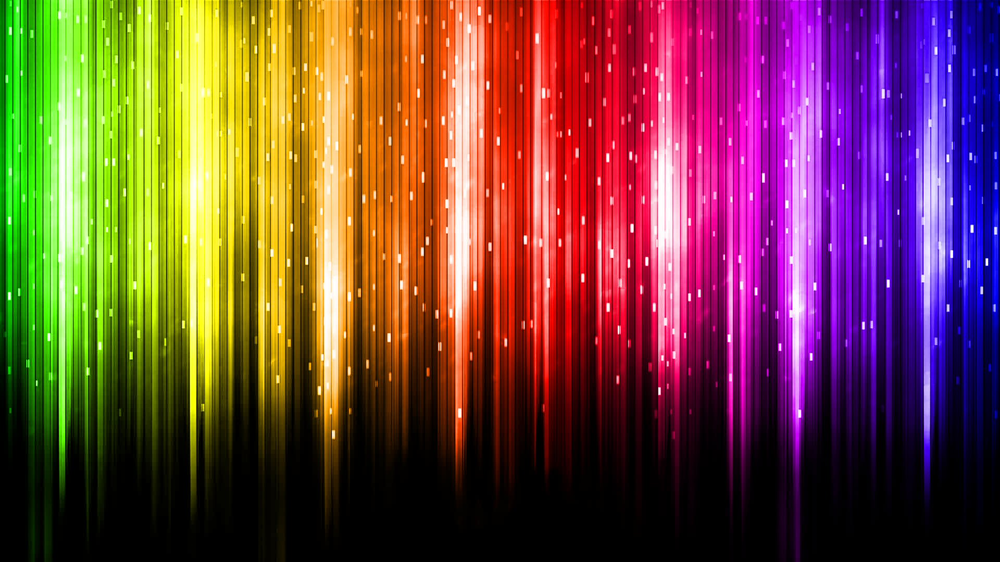
#> input picture lab02/B01.png, 1000 x 562 px, shrunk from 1920 x 1080 before the run
$ python 2.1.py
#> lines starting #> are read from the running program, lines starting #| are printed output that depends on the picture
import numpy as np
import matplotlib.pyplot as plt
import cv2


def imgToUInt8(img):
    if np.issubdtype(img.dtype, np.integer) or np.issubdtype(img.dtype, np.unsignedinteger):
        return img
    else:
        img = img * 255.0
        img = img.astype('uint8')
        return img


def imgToFloat(img):
    if np.issubdtype(img.dtype, np.floating):
        return img
    else:
        img = img / 255.0
        return img


img1 = cv2.imread('B01.png')
#> img1 is the input picture: shape (562, 1000, 3); mean B, G, R 62, 69.8, 117
img1 = cv2.cvtColor(img1, cv2.COLOR_BGR2RGB)
plt.imshow(img1)
plt.show()

R = img1[:, :, 0]
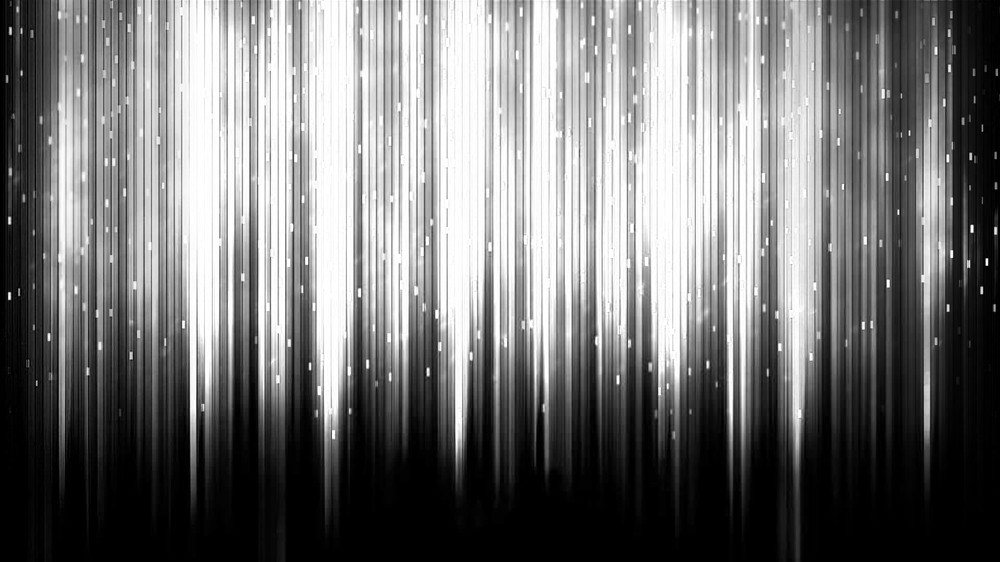
#> R: shape (562, 1000); min 0, max 255, mean 117
G = img1[:, :, 1]
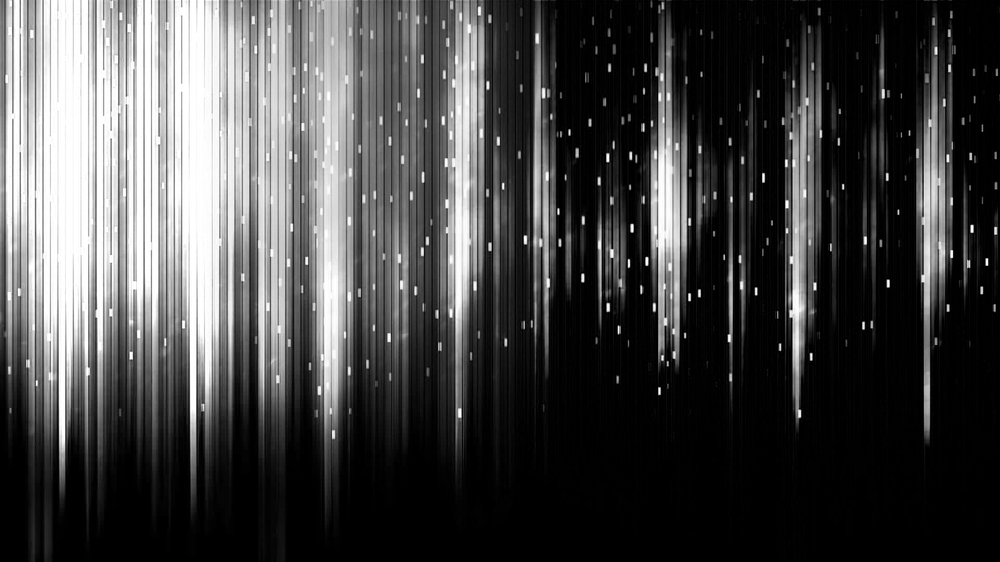
#> G: shape (562, 1000); min 0, max 255, mean 69.8
B = img1[:, :, 2]
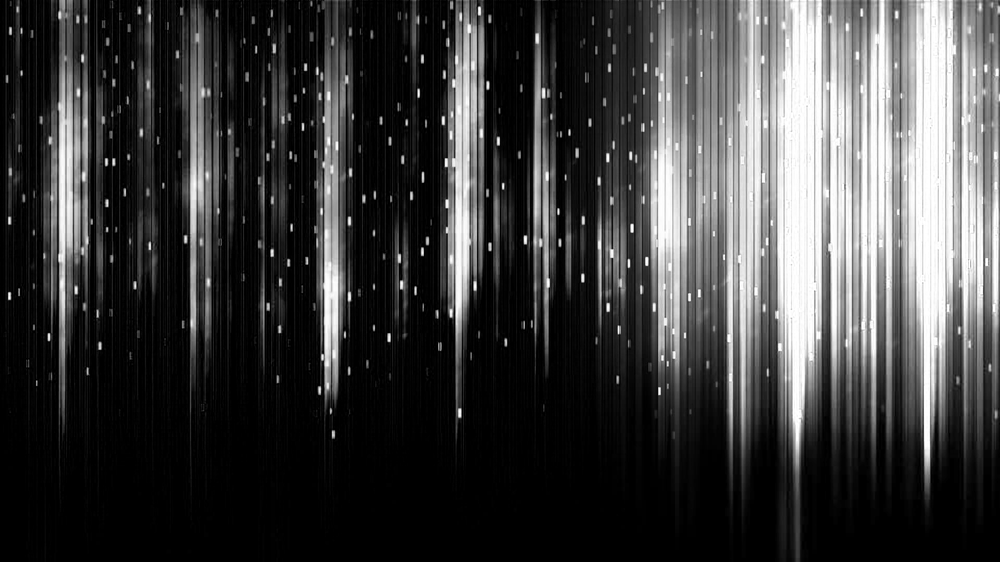
#> B: shape (562, 1000); min 0, max 255, mean 62

Y1 = 0.299 * R + 0.587 * G + 0.114 * B
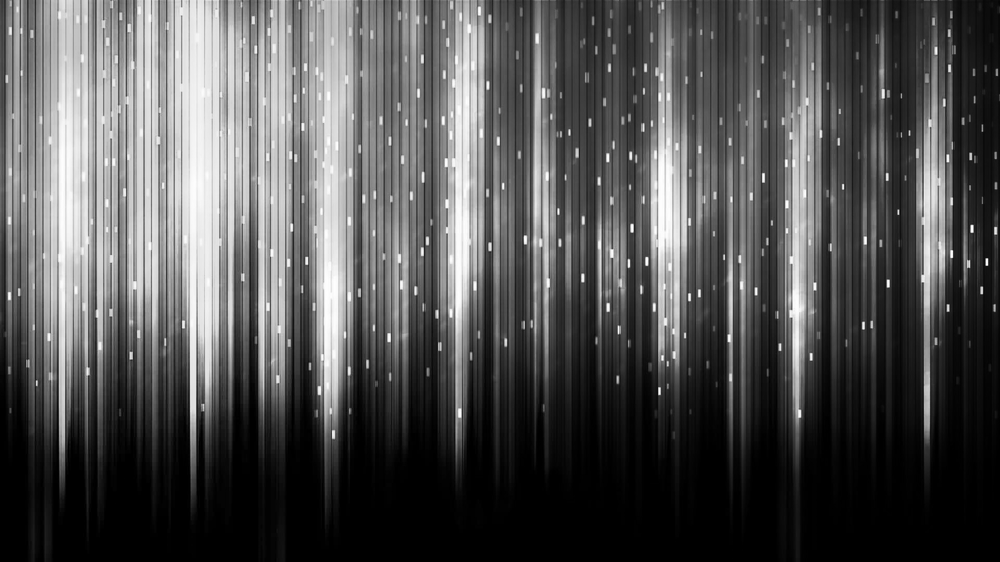
#> Y1: shape (562, 1000) float64; min 0, max 255, mean 83
Y2 = 0.2126 * R + 0.7152 * G + 0.0722 * B
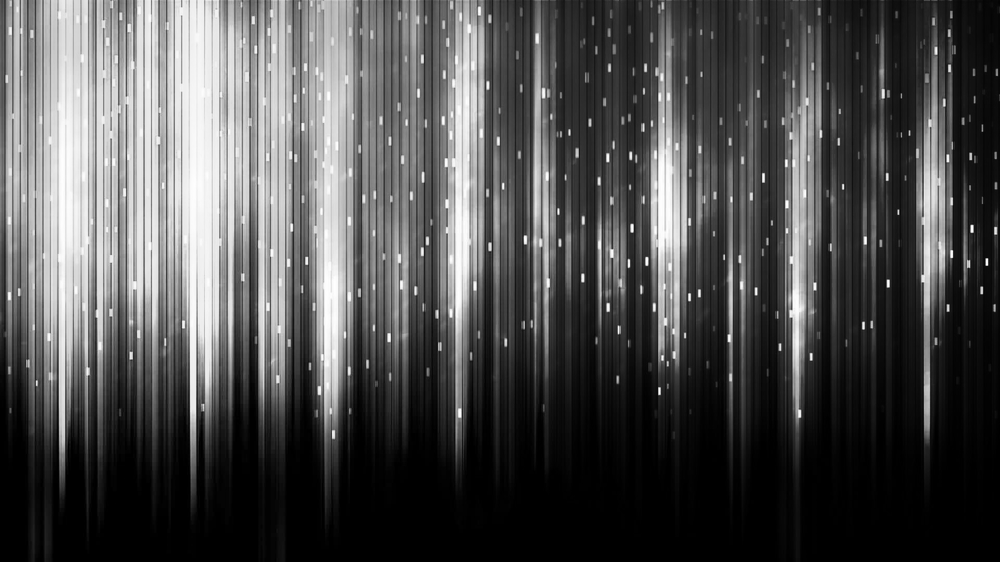
#> Y2: shape (562, 1000) float64; min 0, max 255, mean 79.3

plt.imshow(Y2, cmap=plt.cm.gray)
plt.show()
